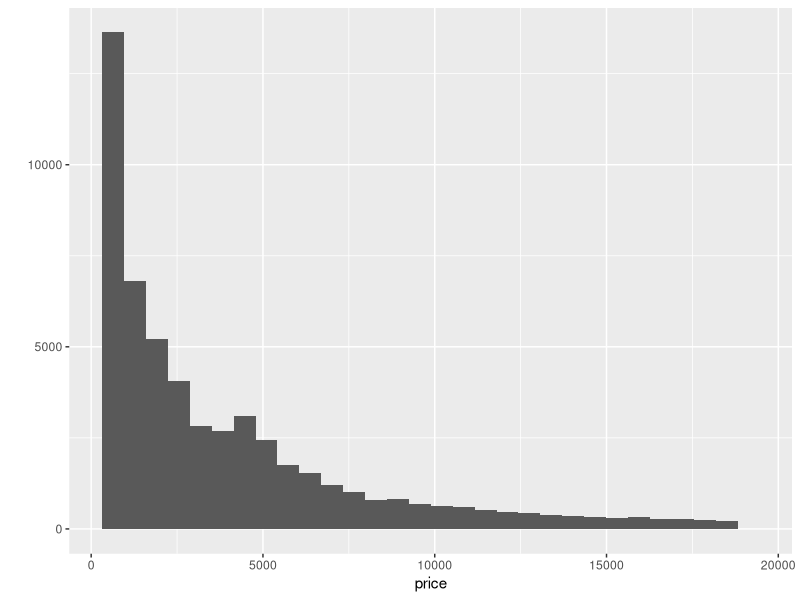
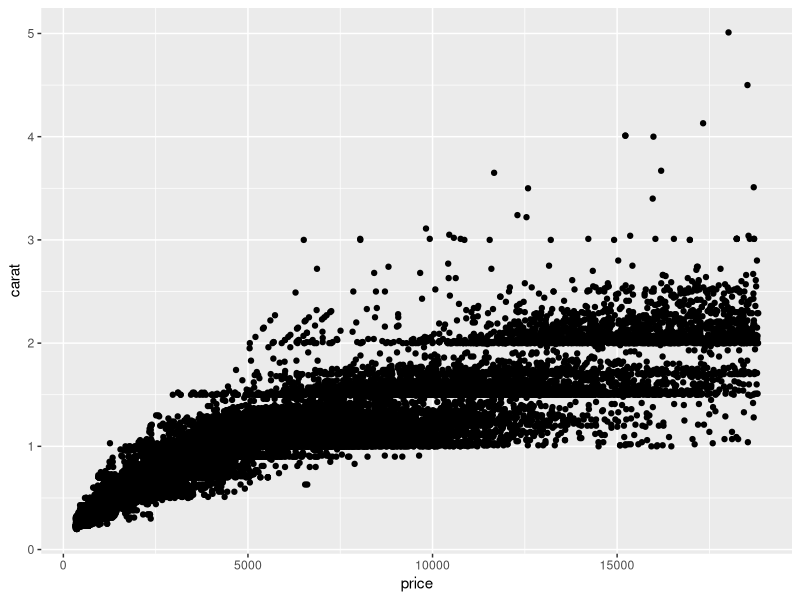
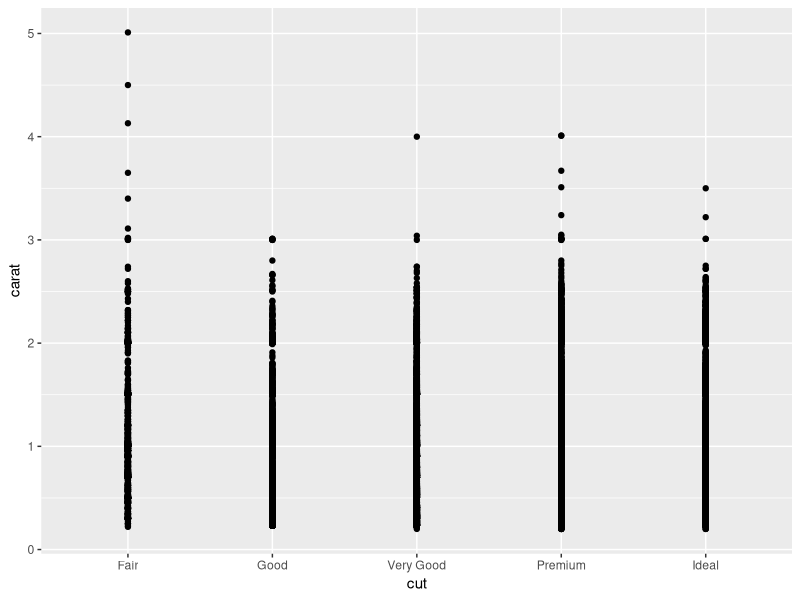
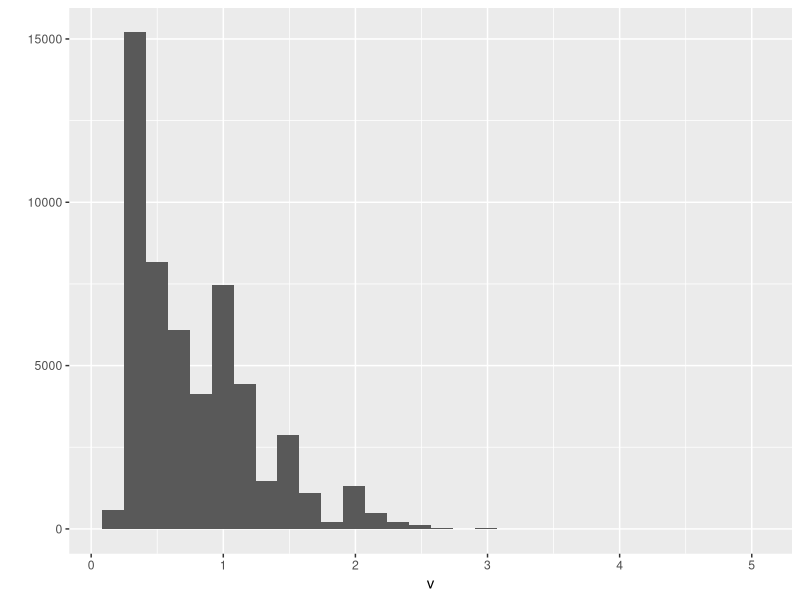
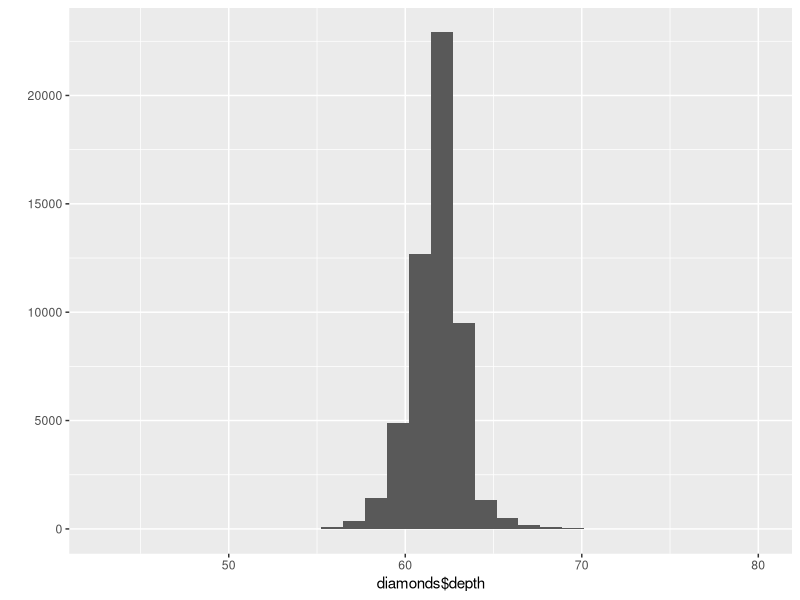
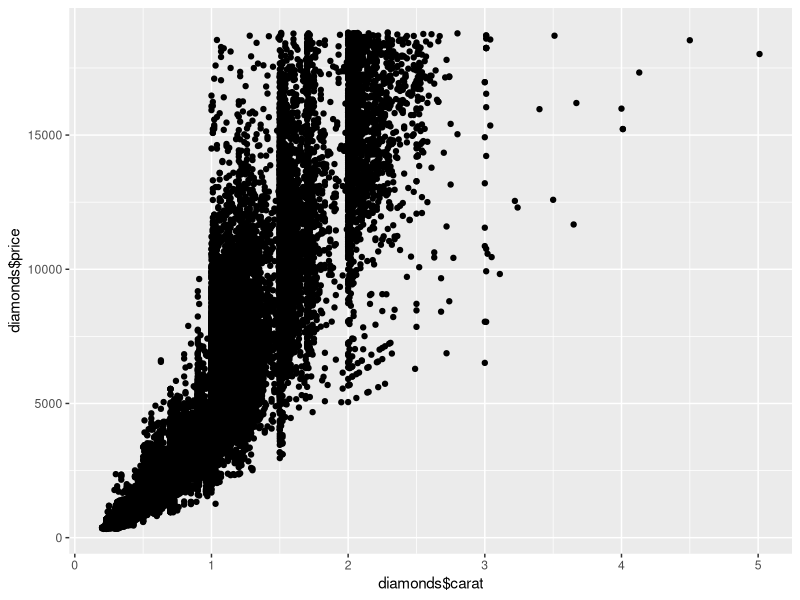
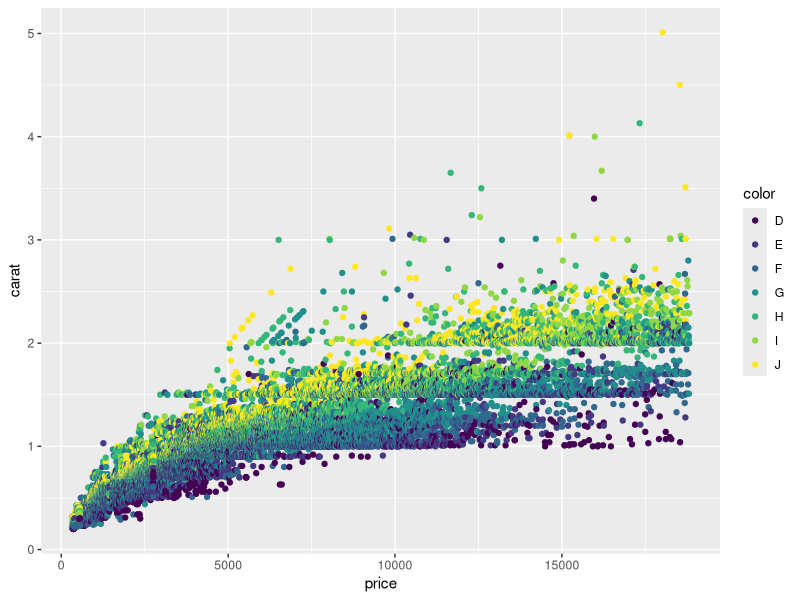
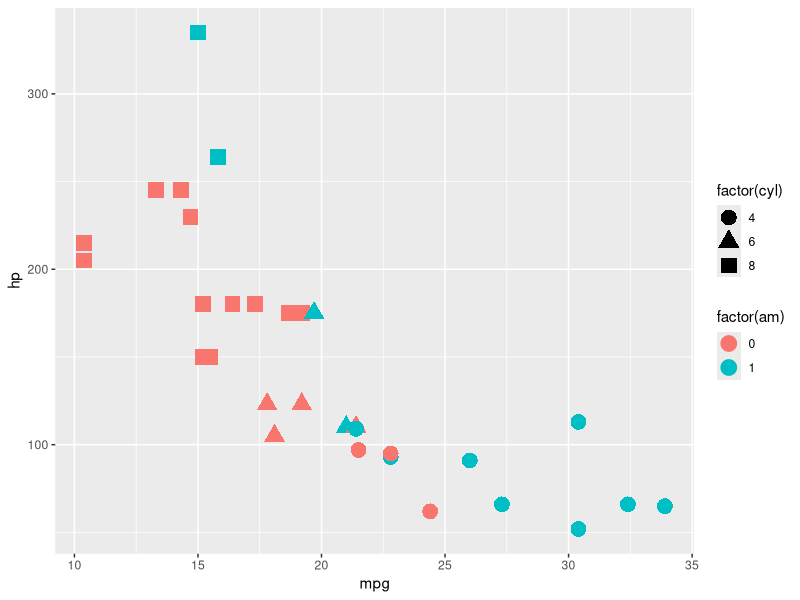

Here is the R script that generated these plots, in order:
library(ggplot2)
data("diamonds")

# по умолчанию гистограмма
qplot(x = price, data = diamonds)

# диаграмма рассеивания
qplot(x = price, y = carat, data = diamonds)

qplot(x = cut, y = carat, data = diamonds)


v <- diamonds$carat
qplot(v)

# ЗАДАЧА
# Используя функцию qplot, постройте гистограмму переменной depth из данных diamonds. Сохраните график в переменную depth_hist.
depth_hist <- qplot(diamonds$depth)
depth_hist

qplot(diamonds$carat, diamonds$price)

my_plot <- qplot(x = price, y = carat, data = diamonds)
str(my_plot)

qplot(x = price, y = carat, color = color, data = diamonds)

qplot(mpg, hp, color = factor(am), shape = factor(cyl), size = I(5), data = mtcars)
qplot(mpg, hp, color = "green", shape = factor(cyl), size = I(5), data = mtcars)
qplot(mpg, hp, color = I("green"), shape = factor(cyl), size = I(5), data = mtcars)

# ЗАДАЧА
# Постройте диаграмму рассеивания (scatter plot) как в указанном ниже примере, результат сохраните в переменную price_carat_clarity_points.
# данные - diamonds
# ось x - carat
# ось y - price
# цвет точек - clarity
price_carat_clarity_points <- qplot(x = carat, y = price, color = clarity, data = diamonds)
price_carat_clarity_points

qplot(mpg, hp, color = I("green"), shape = factor(cyl), size = I(5), alpha = I(0.3), data = mtcars)

qplot(x = price, data = diamonds, fill = color, col = I("black"), geom = "density", alpha = I(0.2))

# ЗАДАЧА
# Используя функцию qplot, постройте график плотности переменной x из данных diamonds. Сохраните график в переменную x_density.
x_density <- qplot(x = x, data = diamonds, geom = "density")
x_density

# ЗАДАЧА
# Усложним задачу, постройте график плотности переменной x для каждой группы наблюдений по переменной cut из данных diamonds. 
# Таким образом за цвет графика теперь отвечает переменная cut. Сохраните результат в переменную x_cut_density.
x_cut_density <- qplot(x = x, data = diamonds, color = cut, geom = "density")
x_cut_density

# ЗАДАЧА
# Давайте построим график violin plot для переменной price в каждой группе наблюдений по переменной color. 
# Сохраните результа в переменную price_violin.
price_violin <- qplot(x = color, y = price, data = diamonds, geom = "violin")
price_violin
